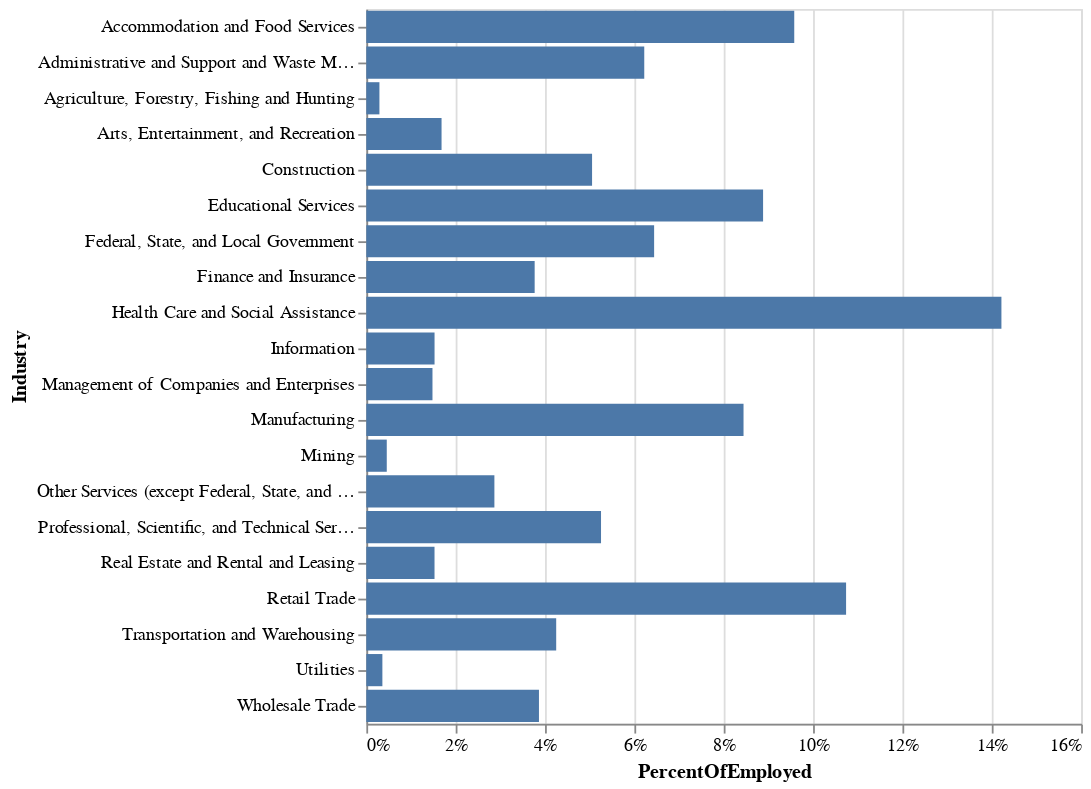

The code cell stored with this chart in its notebook:
### Code cell
alt.Chart(jobs).transform_joinaggregate(
    TotalEmp='sum(total_emp)',
).transform_calculate(
    PercentOfEmployed="(datum.total_emp-datum.Technologists)/datum.TotalEmp"
).mark_bar().encode(
    alt.X('PercentOfEmployed:Q', axis=alt.Axis(format='.0%')),
    y='Industry:N',
    tooltip=['total_emp'])

### Figure 1 — Vega-Lite specification as saved in the notebook (floating-point values rounded to 4 significant figures)
{"config": {"view": {"continuousWidth": 400, "continuousHeight": 300}}, "data": {"name": "data-934386199c100031191ebd29119d9df8"}, "mark": "bar", "encoding": {"tooltip": [{"type": "quantitative", "field": "total_emp"}], "x": {"type": "quantitative", "axis": {"format": ".0%"}, "field": "PercentOfEmployed"}, "y": {"type": "nominal", "field": "Industry"}}, "transform": [{"joinaggregate": [{"op": "sum", "field": "total_emp", "as": "TotalEmp"}]}, {"calculate": "(datum.total_emp-datum.Technologists)/datum.TotalEmp", "as": "PercentOfEmployed"}], "$schema": "https://vega.github.io/schema/vega-lite/v4.8.1.json", "datasets": {"data-934386199c100031191ebd29119d9df8": [{"Industry": "Agriculture, Forestry, Fishing and Hunting", "Technologists": 290, "total_emp": 430720, "Hourly mean wage": 35.38, "annual_salary_tech": 73590, "annual_salary_all": 33510, "pct_tech": 0.06733}, {"Industry": "Mining", "Technologists": 12630, "total_emp": 684390, "Hourly mean wage": 53.89, "annual_salary_tech": 112100, "annual_salary_all": 65860, "pct_tech": 1.845}, {"Industry": "Utilities", "Technologists": 19480, "total_emp": 547100, "Hourly mean wage": 45.35, "annual_salary_tech": 94320, "annual_salary_all": 81550, "pct_tech": 3.561}, {"Industry": "Construction", "Technologists": 18100, "total_emp": 7439360, "Hourly mean wage": 36.91, "annual_salary_tech": 76770, "annual_salary_all": 57110, "pct_tech": 0.2433}, {"Industry": "Manufacturing", "Technologists": 307140, "total_emp": 12707850, "Hourly mean wage": 49.38, "annual_salary_tech": 102710, "annual_salary_all": 54260, "pct_tech": 2.417}, {"Industry": "Wholesale Trade", "Technologists": 173160, "total_emp": 5848510, "Hourly mean wage": 42.04, "annual_salary_tech": 87440, "annual_salary_all": 59110, "pct_tech": 2.961}, {"Industry": "Retail Trade", "Technologists": 49940, "total_emp": 15822440, "Hourly mean wage": 38.74, "annual_salary_tech": 80590, "annual_salary_all": 34870, "pct_tech": 0.3156}, {"Industry": "Transportation and Warehousing", "Technologists": 39560, "total_emp": 6281590, "Hourly mean wage": 38.72, "annual_salary_tech": 80540, "annual_salary_all": 49850, "pct_tech": 0.6298}, {"Industry": "Information", "Technologists": 588500, "total_emp": 2831080, "Hourly mean wage": 48.99, "annual_salary_tech": 101900, "annual_salary_all": 80050, "pct_tech": 20.79}, {"Industry": "Finance and Insurance", "Technologists": 438650, "total_emp": 5972610, "Hourly mean wage": 47.63, "annual_salary_tech": 99070, "annual_salary_all": 75280, "pct_tech": 7.344}, {"Industry": "Real Estate and Rental and Leasing", "Technologists": 18110, "total_emp": 2259880, "Hourly mean wage": 40.52, "annual_salary_tech": 84290, "annual_salary_all": 51190, "pct_tech": 0.8014}, {"Industry": "Professional, Scientific, and Technical Services", "Technologists": 1664310, "total_emp": 9379990, "Hourly mean wage": 46.74, "annual_salary_tech": 97230, "annual_salary_all": 85720, "pct_tech": 17.74}, {"Industry": "Management of Companies and Enterprises", "Technologists": 289550, "total_emp": 2463870, "Hourly mean wage": 45.01, "annual_salary_tech": 93630, "annual_salary_all": 87280, "pct_tech": 11.75}, {"Industry": "Administrative and Support and Waste Management and Remediation Services", "Technologists": 235830, "total_emp": 9372940, "Hourly mean wage": 41.34, "annual_salary_tech": 85990, "annual_salary_all": 42010, "pct_tech": 2.516}, {"Industry": "Educational Services", "Technologists": 231480, "total_emp": 13275220, "Hourly mean wage": 33.16, "annual_salary_tech": 68960, "annual_salary_all": 58080, "pct_tech": 1.744}, {"Industry": "Health Care and Social Assistance", "Technologists": 146000, "total_emp": 21025440, "Hourly mean wage": 37.14, "annual_salary_tech": 77260, "annual_salary_all": 55300, "pct_tech": 0.6944}, {"Industry": "Arts, Entertainment, and Recreation", "Technologists": 11310, "total_emp": 2484140, "Hourly mean wage": 34.87, "annual_salary_tech": 72530, "annual_salary_all": 39300, "pct_tech": 0.4553}, {"Industry": "Accommodation and Food Services", "Technologists": 5160, "total_emp": 14073290, "Hourly mean wage": 30.11, "annual_salary_tech": 62620, "annual_salary_all": 27980, "pct_tech": 0.03667}, {"Industry": "Other Services (except Federal, State, and Local Government)", "Technologists": 39750, "total_emp": 4249730, "Hourly mean wage": 36.94, "annual_salary_tech": 76830, "annual_salary_all": 44220, "pct_tech": 0.9354}, {"Industry": "Federal, State, and Local Government", "Technologists": 263930, "total_emp": 9725350, "Hourly mean wage": 41.38, "annual_salary_tech": 86070, "annual_salary_all": 62720, "pct_tech": 2.714}]}}
